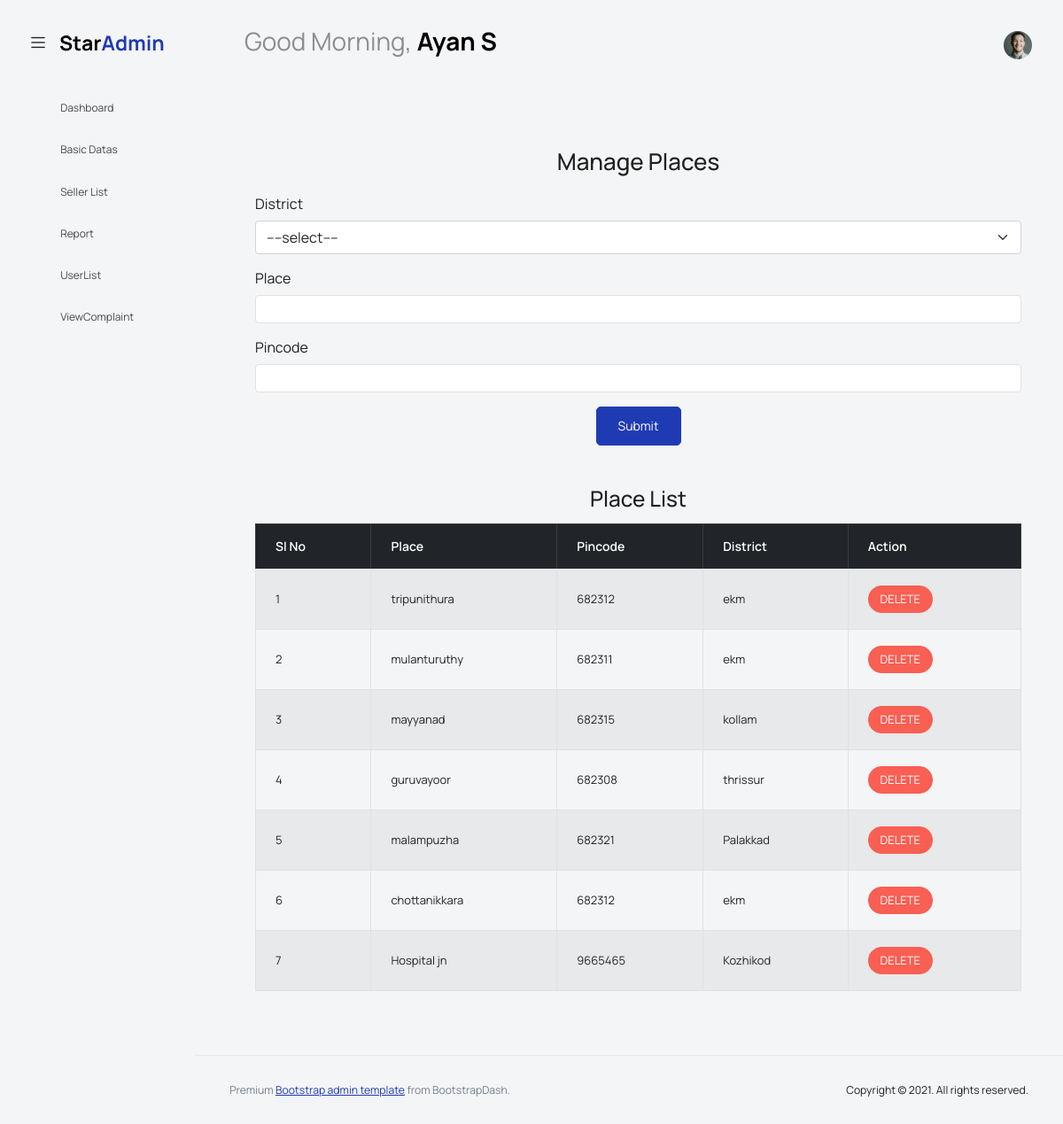
/Project/Admin/Place.php (signed in), run on the app's committed database.
### tables this page shows
CREATE TABLE `tbl_place` (
  `place_id` int(11) NOT NULL,
  `place_name` varchar(60) NOT NULL,
  `place_pincode` int(11) NOT NULL,
  `district_id` int(11) NOT NULL
);

CREATE TABLE `tbl_district` (
  `district_id` int(11) NOT NULL,
  `district_name` varchar(60) NOT NULL
);

### Project/Admin/Place.php (the view, shortened to what this page needs)
<?php
include("../Assets/Connection/Connection.php");
include("Head.php");
		  ?>
<!DOCTYPE html PUBLIC "-//W3C//DTD XHTML 1.0 Transitional//EN" "http://www.w3.org/TR/xhtml1/DTD/xhtml1-transitional.dtd">
<html xmlns="http://www.w3.org/1999/xhtml">
<head>
</head>
<body>
<div class="container my-5">
    <h2 class="text-center mb-4">Manage Places</h2>
    <form id="form1" name="form1" method="post" action="">
        <div class="mb-3">
            <label for="SelDistrict" class="form-label">District</label>
            <select class="form-select" name="SelDistrict" id="SelDistrict">
                <option value="----select----">----select----</option>
            </select>
        </div>
        <div class="mb-3">
            <label for="txt_place" class="form-label">Place</label>
            <input type="text" class="form-control" name="txt_place" id="txt_place" />
        </div>
        <div class="mb-3">
            <label for="txt_pincode" class="form-label">Pincode</label>
            <input type="text" class="form-control" name="txt_pincode" id="txt_pincode" />
        </div>
        <div class="text-center">
            <input type="submit" name="btn_submit" id="btn_submit" value="Submit" class="btn btn-primary" />
        </div>
    </form>
    <div class="mt-5">
        <h3 class="text-center mb-3">Place List</h3>
        <table class="table table-bordered table-hover table-striped">
            <thead class="table-dark">
                <tr>
                    <th scope="col">Sl No</th>
                    <th scope="col">Place</th>
                    <th scope="col">Pincode</th>
                    <th scope="col">District</th>
                    <th scope="col">Action</th>
                </tr>
            </thead>
            <tbody>
                <?php
                $SelQry="select * from tbl_place p inner join tbl_district d on p.district_id=d.district_id";
                $result=$con->query($SelQry);
                $i=0;
                while($data=$result->fetch_assoc())
                {
                    $i++;
                ?>
                <tr>
                    <td><?php echo $i ?></td>
                    <td><?php echo $data['place_name'];?></td>
                    <td><?php echo $data['place_pincode'];?></td>
                    <td><?php echo $data['district_name'];?></td>
                    <td><a href="Place.php?delID=<?php echo $data['place_id']?>" class="btn btn-danger btn-sm">DELETE</a></td>
                </tr>
                <?php
                }
                ?>
            </tbody>
        </table>
    </div>
</div>
</body>
</html>
<?php
include("Foot.php");
?>

### Project/Admin/Head.php (shortened to what this page needs)
<!DOCTYPE html>
<html lang="en">
<head>
  <link rel="stylesheet" href="../Assets/Templates/Admin/vendors/feather/feather.css">
  <link rel="stylesheet" href="../Assets/Templates/Admin/vendors/mdi/css/materialdesignicons.min.css">
  <link rel="stylesheet" href="../Assets/Templates/Admin/vendors/ti-icons/css/themify-icons.css">
  <link rel="stylesheet" href="../Assets/Templates/Admin/vendors/typicons/typicons.css">
  <link rel="stylesheet" href="../Assets/Templates/Admin/vendors/simple-line-icons/css/simple-line-icons.css">
  <link rel="stylesheet" href="../Assets/Templates/Admin/vendors/css/vendor.bundle.base.css">
  <link rel="stylesheet" href="../Assets/Templates/Admin/vendors/datatables.net-bs4/dataTables.bootstrap4.css">
  <link rel="stylesheet" href="../Assets/Templates/Admin/js/select.dataTables.min.css">
  <link rel="stylesheet" href="../Assets/Templates/Admin/css/vertical-layout-light/style.css">
</head>
<?php
include("../Assets/Connection/Connection.php");
$sel = "select * from tbl_admin where admin_id=".$_SESSION["aid"];
$res = $con->query($sel);
$data = $res->fetch_assoc();
?>
<body>
  <div class="container-scroller">
    <nav class="navbar default-layout col-lg-12 col-12 p-0 fixed-top d-flex align-items-top flex-row">
      <div class="text-center navbar-brand-wrapper d-flex align-items-center justify-content-start">
        <div class="me-3">
          <button class="navbar-toggler navbar-toggler align-self-center" type="button" data-bs-toggle="minimize">
            <span class="icon-menu"></span>
          </button>
        </div>
        <div>
          <a class="navbar-brand brand-logo" href="../Assets/Templates/Admin/index.html">
            <img src="../Assets/Templates/Admin/images/logo.svg" alt="logo" />
          </a>
        </div>
      </div>
      <div class="navbar-menu-wrapper d-flex align-items-top">
        <ul class="navbar-nav">
          <li class="nav-item font-weight-semibold d-none d-lg-block ms-0">
            <h1 class="welcome-text">Good Morning, <span class="text-black fw-bold"><?php echo $data["admin_name"]; ?></span></h1>
          </li>
        </ul>
        <ul class="navbar-nav ms-auto">
          <li class="nav-item dropdown d-none d-lg-block user-dropdown">
            <a class="nav-link" id="UserDropdown" href="#" data-bs-toggle="dropdown" aria-expanded="false">
              <img class="img-xs rounded-circle" src="../Assets/Templates/Admin/images/faces/face8.jpg" alt="Profile image"> </a>
          </li>
        </ul>
      </div>
    </nav>
    <div class="container-fluid page-body-wrapper">
      <nav class="sidebar sidebar-offcanvas" id="sidebar">
        <ul class="nav">
          <li class="nav-item">
            <a class="nav-link" href="HomePage.php">
              <i class="mdi mdi-grid-large menu-icon"></i>
              <span class="menu-title">Dashboard</span>
            </a>
          </li>
          <li class="nav-item">
            <a class="nav-link" data-bs-toggle="collapse" href="#ui-basic" aria-expanded="false" aria-controls="ui-basic">
              <i class="menu-icon mdi mdi-floor-plan"></i>
              <span class="menu-title">Basic Datas</span>
              <i class="menu-arrow"></i>
            </a>
          </li>
          <li class="nav-item">
            <a class="nav-link" data-bs-toggle="collapse" href="#seller" aria-expanded="false" aria-controls="seller">
              <i class="menu-icon mdi mdi-floor-plan"></i>
              <span class="menu-title">Seller List</span>
              <i class="menu-arrow"></i>
            </a>
          </li>
          <li class="nav-item">
            <a class="nav-link" href="SellerSalesPieChart.php">
              <i class="mdi mdi-grid-large menu-icon"></i>
              <span class="menu-title">Report</span>
            </a>
          </li>
          <li class="nav-item">
            <a class="nav-link" href="UserList.php">
              <i class="mdi mdi-grid-large menu-icon"></i>
              <span class="menu-title">UserList</span>
            </a>
          </li>
          <li class="nav-item">
            <a class="nav-link" href="ViewComplaint.php">
              <i class="mdi mdi-grid-large menu-icon"></i>
              <span class="menu-title">ViewComplaint</span>
            </a>
          </li>
        </ul>
      </nav>
      <div class="main-panel">
        <div class="content-wrapper">

### data on the page
tbl_place: place_name "tripunithura", place_pincode "682312", district.district_name "ekm"
tbl_place: place_name "mulanturuthy", place_pincode "682311", district.district_name "ekm"
tbl_place: place_name "mayyanad", place_pincode "682315", district.district_name "kollam"
tbl_place: place_name "guruvayoor", place_pincode "682308", district.district_name "thrissur"
tbl_place: place_name "malampuzha", place_pincode "682321", district.district_name "Palakkad"
tbl_place: place_name "chottanikkara", place_pincode "682312", district.district_name "ekm"
tbl_place: place_name "Hospital jn", place_pincode "9665465", district.district_name "Kozhikod"

### other printed values
$data["admin_name"] "Ayan S"
